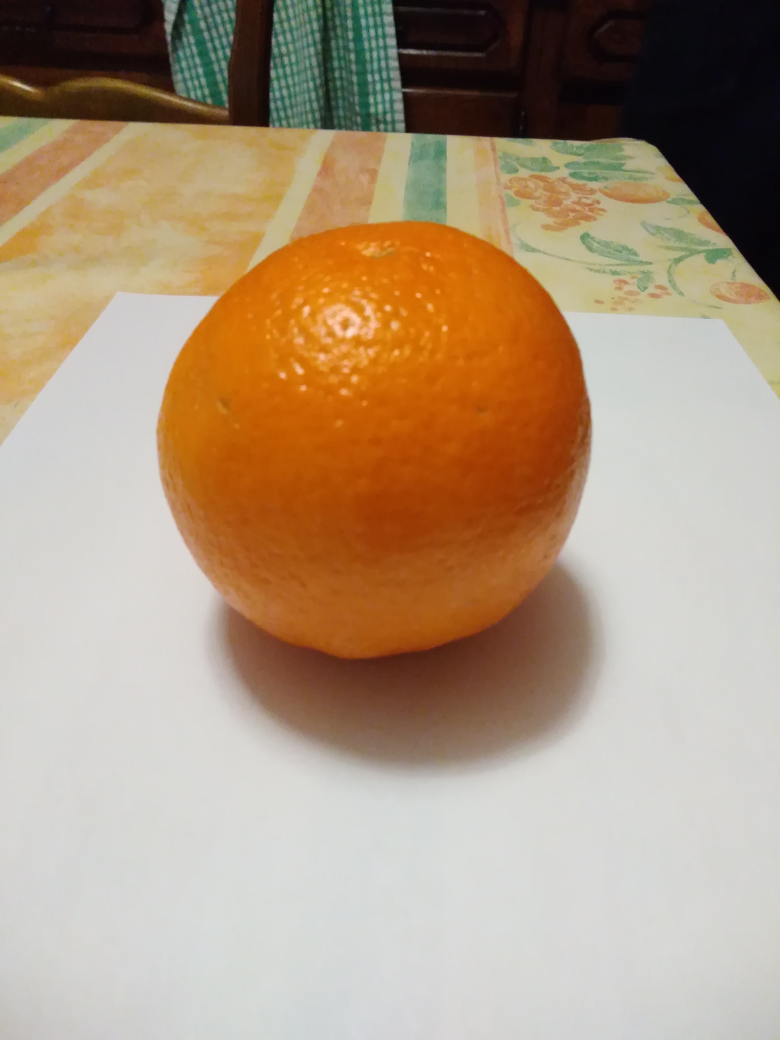
#> input picture OpenCVorange/Orange1.jpg, 3120 x 4160 px (shown at 1/4 size)
$ python Detection.py   (older library calls are emulated)
#> lines starting #> are read from the running program, lines starting #| are printed output that depends on the picture; after the words box and inside, x2 and y2 are one past the last pixel; in counts of white or black regions, pixels touching at a corner belong together

import cv2
import numpy as np
import time
import imutils

def get_cube(input_image,rgb_code,thresh):
	frame_hsv = cv2.cvtColor(input_image, cv2.COLOR_BGR2HSV) # convert image from rgb colorspaces to hsv colospaces
	hsv_code = cv2.cvtColor( np.uint8([[rgb_code]] ), cv2.COLOR_BGR2HSV)[0][0] # conversion hsv du code rgb
	min = np.array([hsv_code[0] - thresh, hsv_code[1] - thresh, hsv_code[2] - thresh]) #creation du seuil min
	max = np.array([hsv_code[0] + thresh, hsv_code[1] + thresh, hsv_code[2] + thresh]) #creation du seuil max
	mask = cv2.inRange(frame_hsv, min, max)
	kernel = np.ones((5, 5), np.uint8)
	closing = cv2.morphologyEx(mask, cv2.MORPH_CLOSE,
	kernel, iterations=6)
	cv2.imshow('closing',closing)
	cnts = cv2.findContours(closing.copy(), cv2.RETR_EXTERNAL,
	cv2.CHAIN_APPROX_SIMPLE)
	#cnts = imutils.grab_contours(cnts)
	(_,cnts_count,_) = cv2.findContours(closing.copy(), cv2.RETR_EXTERNAL,cv2.CHAIN_APPROX_SIMPLE)
	return((len(cnts_count)))

frame = cv2.imread('Orange1.jpg') #load images from disk
#> frame is the input picture: shape (4160, 3120, 3); mean B, G, R 128.2, 152.4, 174.4
frame = cv2.resize(frame, (640,480))
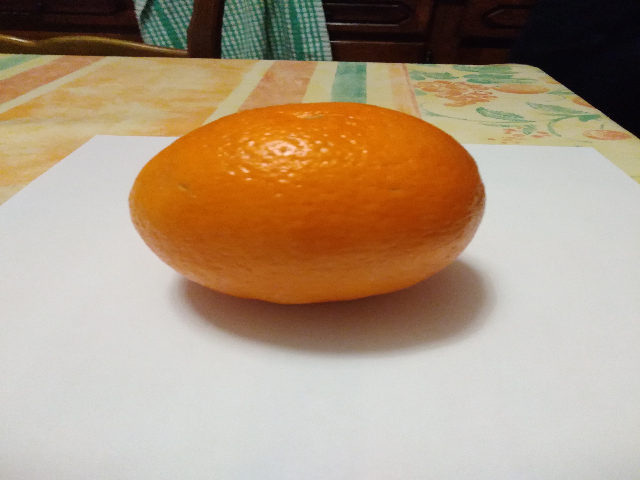
#> frame: shape (480, 640, 3); mean B, G, R 128.1, 152.3, 174.3
bgr_blue = [3,95,198] # code rgb de la couleur a chercher

thresh = 10  # seuil de tolerance pour tresholding
print("j'ai trouvé "+str(get_cube(frame,bgr_blue,thresh))+" objets)")
#> in get_cube, `frame_hsv = cv2.cvtColor(input_image, cv2.COLOR_BGR2HSV)`: frame_hsv: shape (480, 640, 3); mean H, S, V 34.1, 83.5, 176.1
#> in get_cube, `mask = cv2.inRange(frame_hsv, min, max)`:
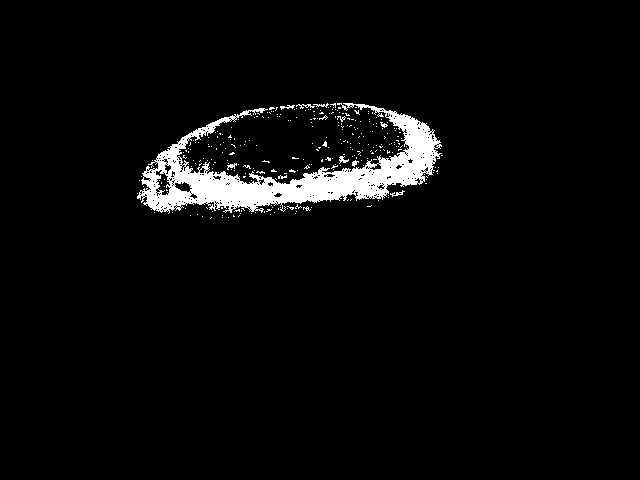
#> mask: shape (480, 640); 3.8% white; 290 white regions (279 under 20 px), largest, box (x1, y1, x2, y2) and area: (137, 103, 442, 214) 10677, (296, 104, 315, 109) 40, (339, 156, 349, 164) 39
#> in get_cube, `closing = cv2.morphologyEx(mask, cv2.MORPH_CLOSE, kernel, iterations=6)`:
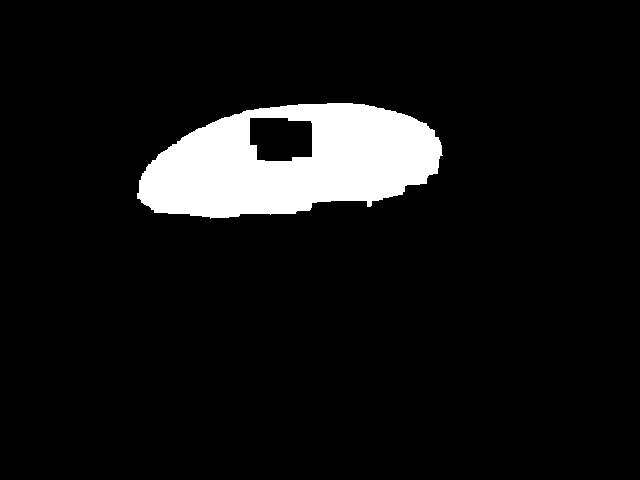
#> closing: shape (480, 640); 7.8% white; 1 white region
#> in get_cube, `cnts = cv2.findContours(closing.copy(), cv2.RETR_EXTERNAL, cv2.CHAIN_A..`: cnts = 1 contour; box (x1, y1, x2, y2) and area: (137, 103, 443, 219) 25846
#> in get_cube, `(_,cnts_count,_) = cv2.findContours(closing.copy(), cv2.RETR_EXTERNAL,..`: cnts_count has the same summary as cnts
#| j'ai trouvé 1 objets)

cv2.imshow('input_image',frame)
k = cv2.waitKey(0)
#> (key Esc is pressed here)
if k == 27:
	cv2.destroyAllWindows()

$ run again, with OpenCVorange/Orange2.jpg copied over OpenCVorange/Orange1.jpg
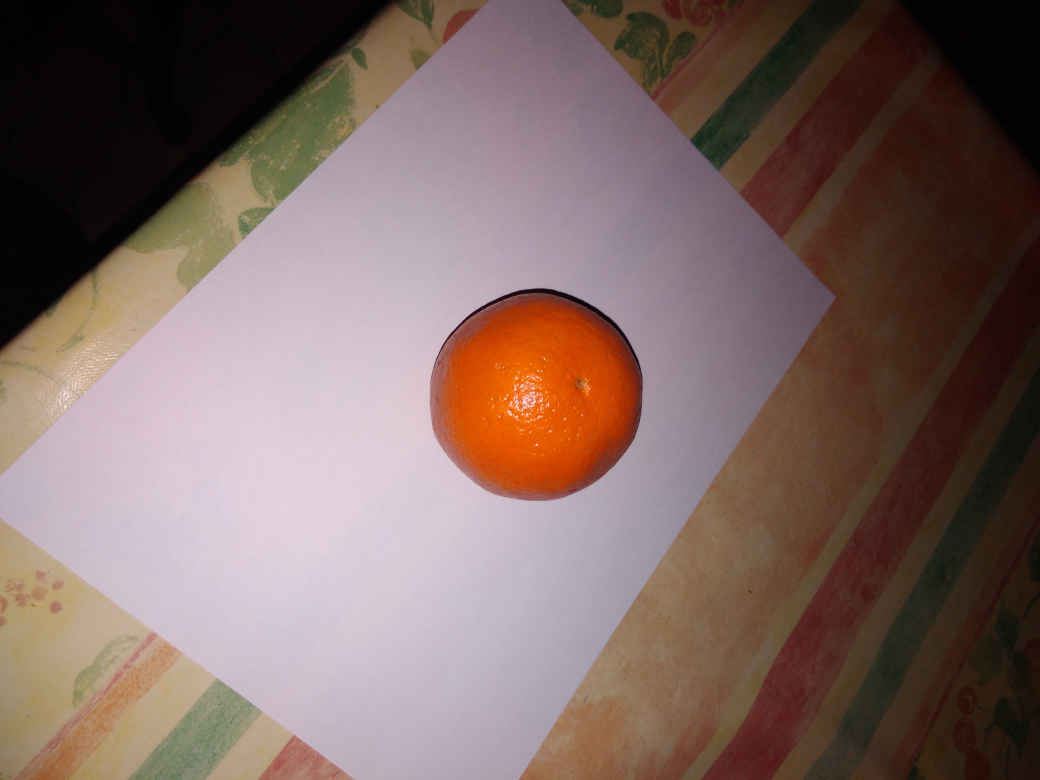
#> input picture OpenCVorange/Orange2.jpg, 4160 x 3120 px (shown at 1/4 size)
#> frame is the input picture: shape (3120, 4160, 3); mean B, G, R 99.2, 104.8, 126.6
#> frame: shape (480, 640, 3)
#> frame_hsv: shape (480, 640, 3); mean H, S, V 80.9, 85.2, 127.1
#> in get_cube, `mask = cv2.inRange(frame_hsv, min, max)`:
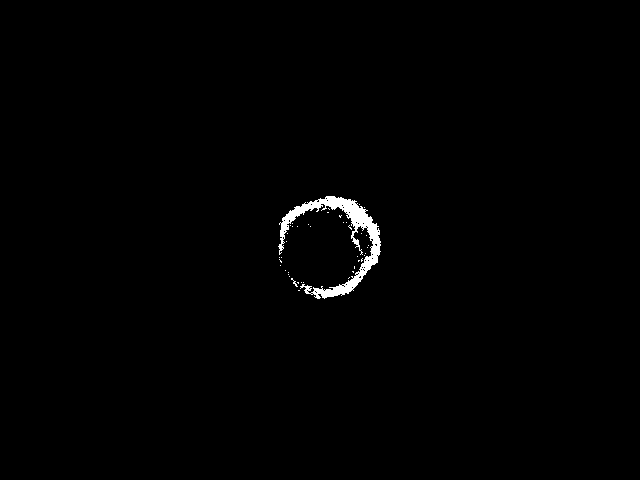
#> mask: shape (480, 640); 0.8% white; 42 white regions (41 under 20 px), largest, box (x1, y1, x2, y2) and area: (278, 196, 381, 299) 2365
#> in get_cube, `closing = cv2.morphologyEx(mask, cv2.MORPH_CLOSE, kernel, iterations=6)`:
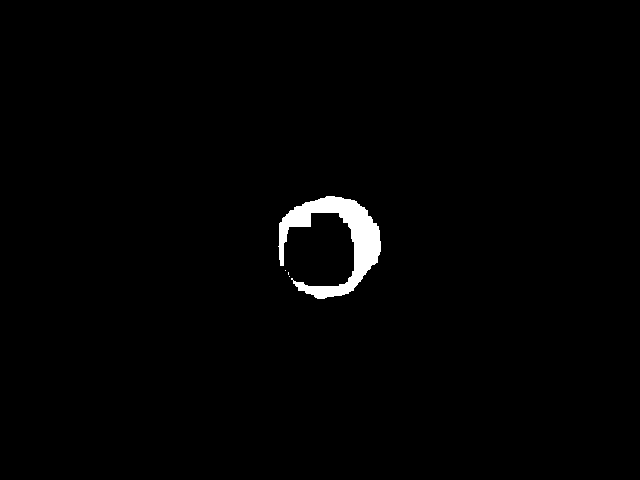
#> closing: shape (480, 640); 1.3% white; 4 white regions (3 under 20 px)
#> cnts = 4 contours, 3 with area under 20; largest, box (x1, y1, x2, y2) and area: (278, 196, 381, 299) 3602
#> cnts_count has the same summary as cnts
#| j'ai trouvé 4 objets)
